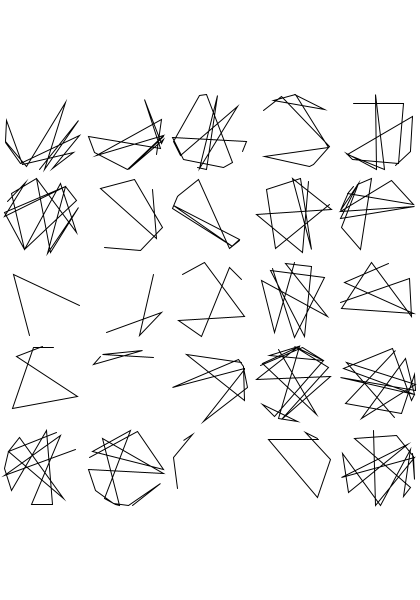
Frame 1 (no input)
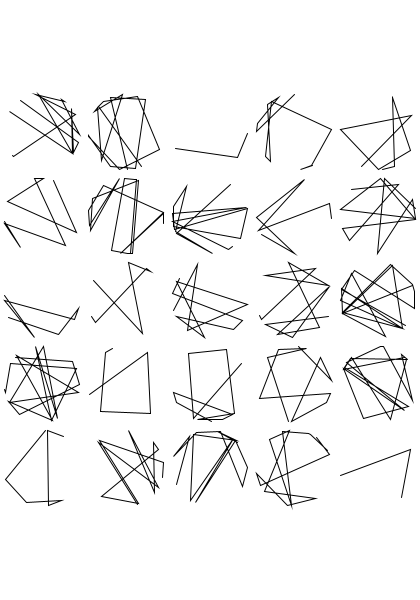
Frame 2 (the mouse pressed at the canvas centre, redrawn once)

The Processing sketch that drew these frames (run headless with seeded random() and noise(); the mouse was pressed at the canvas centre and the sketch redrawn once):

// Processing sketch: sketch_190411_grid_random_points
// ── sketch_190411_grid_random_points.pde
// ------------------------------------------
// Combien de motifs horizontalement / verticalement
int res = 5;
// Stocke la largeur d'une cellule de la grille
float taille = 0;
// Position de la cellule (i,j) sur la fenêtre
float x=0;
float y=0;
// Variable qui va stocker pour chaque cellule (i,j) le nombre de points tiré au hasard 
int nbPoints = 0;

// ------------------------------------------
void setup()
{
  size(420, 600);
  taille = float(width) / float(res);
  println(taille);
}

// ------------------------------------------
void draw()
{
  background(255);
  noFill();
  stroke(0);

  translate( 0.5*(width-res*taille), 0.5*(height-res*taille) );
  for (int j=0; j<res; j++)
  {
    for (int i=0; i<res; i++)
    {
      x = i*taille;
      y = j*taille;
      nbPoints = int(random(3, 20));

      beginShape();
      for (int n=0; n<nbPoints; n++)
      {
        float angle = random(TWO_PI);
        vertex
        ( 
          x + 0.5*taille + 0.45*taille*cos( angle ),
          y + 0.5*taille + 0.45*taille*sin( angle )
        );
      }
      endShape();
    }
  }

  noLoop();
}
